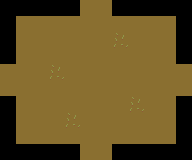

A 2D game scene composited from a Tiled map and its tileset images. What follows is a short description and the map's XML, with every tile layer's data as written:
An orthogonal 12x10 tile map with 16x16 px tiles, 1 tile layer (base_floor).

<map version="1.2" tiledversion="1.2.3" orientation="orthogonal" renderorder="right-down" width="12" height="10" tilewidth="16" tileheight="16" infinite="0" nextlayerid="6" nextobjectid="1">
 <tileset firstgid="1" source="../tilesheets/BaseTilesheet.tsx" />
 <layer id="1" name="base_floor" width="12" height="10">
  <data encoding="csv">
0,0,0,0,0,2,2,0,0,0,0,0,
0,2,2,2,2,2,2,2,2,2,2,0,
0,2,2,2,2,2,2,35,2,2,2,0,
0,2,2,2,2,2,2,2,2,2,2,0,
2,2,2,35,2,2,2,2,2,2,2,2,
2,2,2,2,2,2,2,2,2,2,2,2,
0,2,2,2,2,2,2,2,35,2,2,0,
0,2,2,2,35,2,2,2,2,2,2,0,
0,2,2,2,2,2,2,2,2,2,2,0,
0,0,0,0,0,2,2,0,0,0,0,0
</data>
 </layer>
</map>